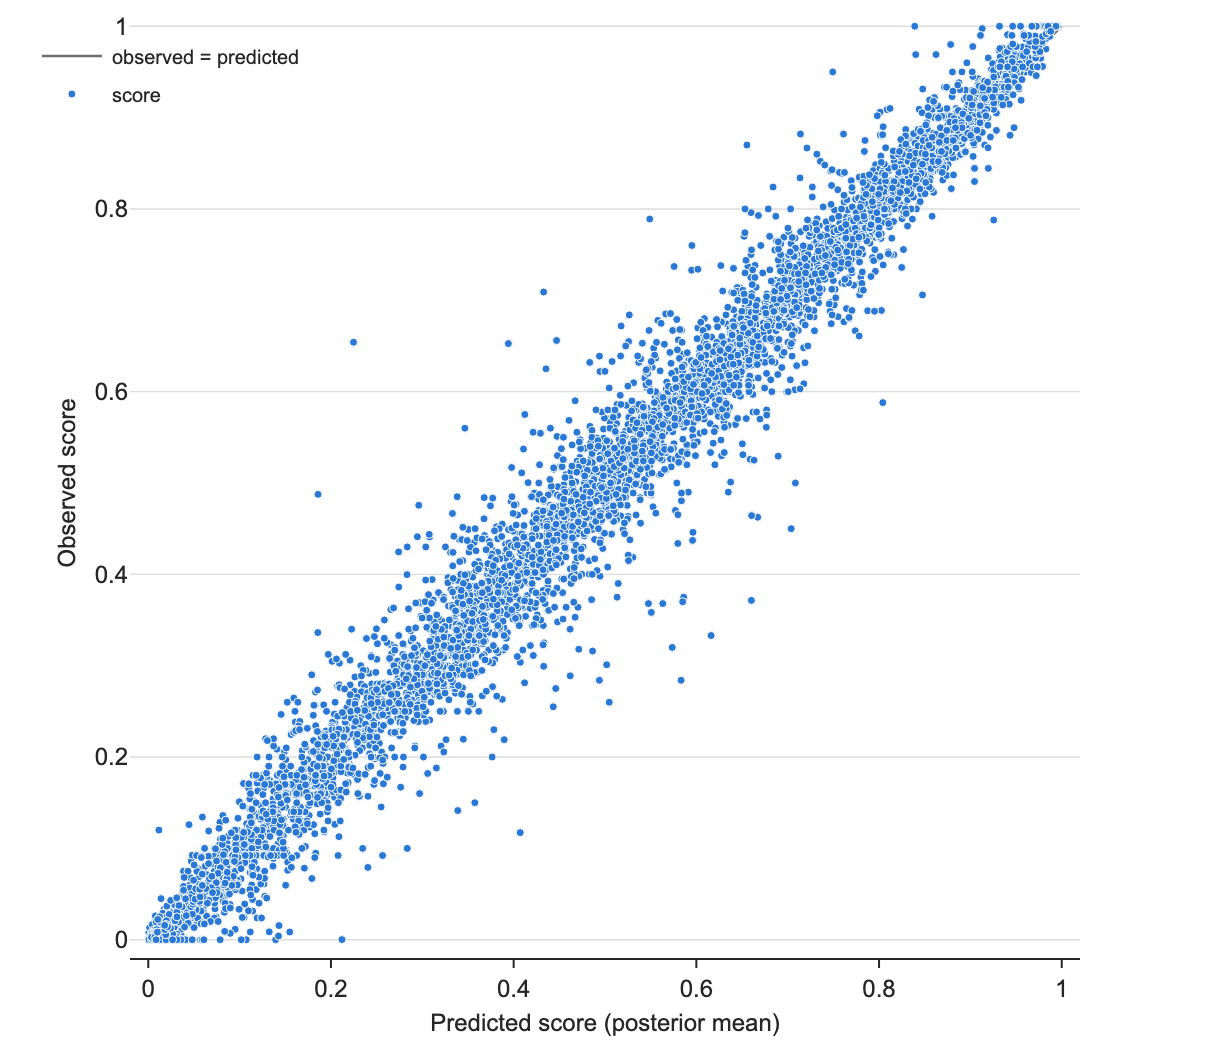

Generate this figure with Python:
"""Appendix E figure: observed score against the multi-axis model's posterior-mean prediction.

Reads 5_outputs/data20261019/mirt_lineageprior_lineagebm/mirt_residuals.csv (model, benchmark,
score, pred_mean, residual; one row per observation). Prints RMSE and the correlation.
Writes figE_predicted_vs_observed.{pdf,png} next to this file, at the paper's text width.
"""
from pathlib import Path

import numpy as np
import pandas as pd
import plotly.graph_objects as go
from style import BG, MID, PALETTE, save

HERE = Path(__file__).resolve().parent
df = pd.read_csv(HERE.parents[2] / "5_outputs/data20261019/mirt_lineageprior_lineagebm/mirt_residuals.csv")
rmse = np.sqrt(np.mean((df.score - df.pred_mean) ** 2))
print(f"{len(df)} obs, RMSE {rmse:.4f}, correlation {np.corrcoef(df.score, df.pred_mean)[0, 1]:.4f}")

fig = go.Figure()
fig.add_scatter(x=[0, 1], y=[0, 1], mode="lines", name="observed = predicted",
                line=dict(color=MID, width=1.2))
fig.add_scatter(x=df.pred_mean, y=df.score, mode="markers", name="score",
                marker=dict(size=4, color=PALETTE[0], line=dict(width=0.5, color=BG)))
fig.update_xaxes(title_text="Predicted score (posterior mean)", range=[-0.02, 1.02], dtick=0.2,
                 constrain="domain")
fig.update_yaxes(title_text="Observed score", range=[-0.02, 1.02], dtick=0.2,
                 scaleanchor="x", scaleratio=1, constrain="domain")
fig.update_layout(legend=dict(x=0.02, y=0.98))
save(fig, HERE / "figE_predicted_vs_observed", height=520)
